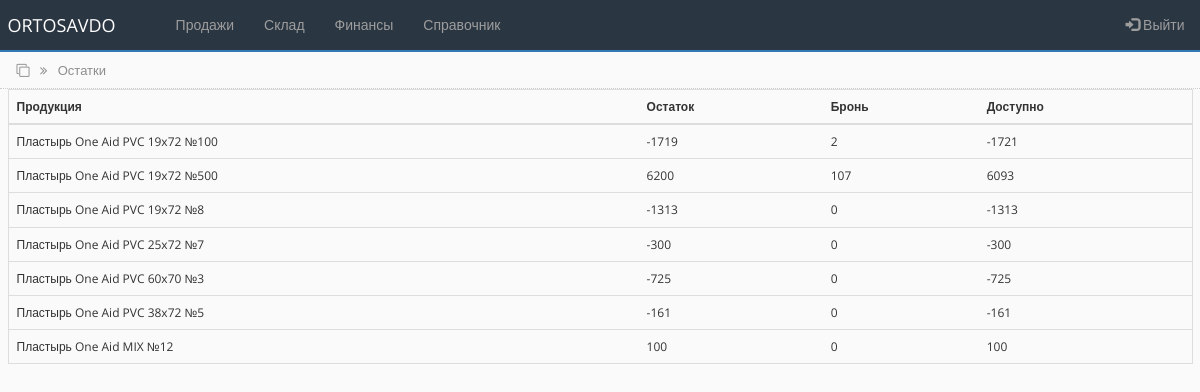
Before: /rest.php (signed in) with the older database file.
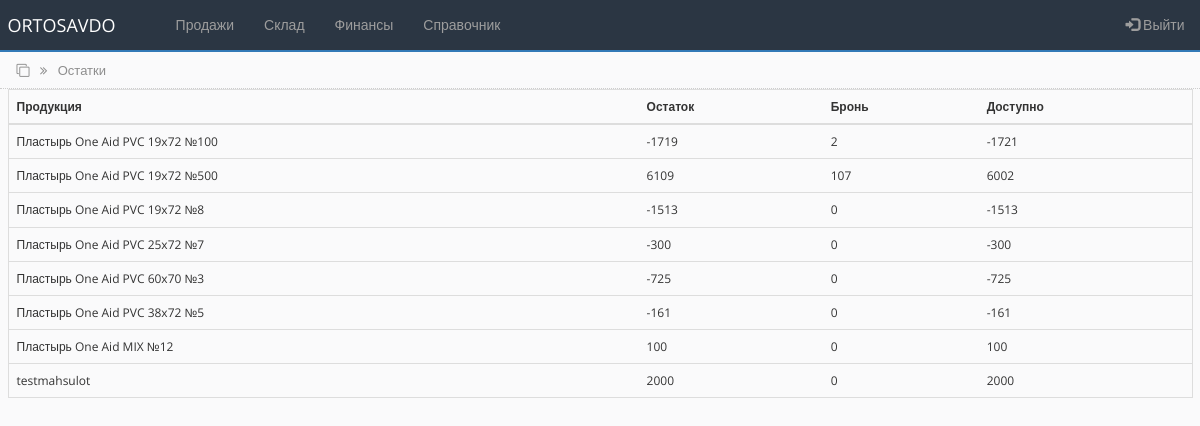
After: the same page with the newer database file.
### tables this page shows
CREATE TABLE `rest_tbl` (
  `id` int(100) NOT NULL,
  `prod_name` varchar(250) NOT NULL DEFAULT '0',
  `rest` int(100) NOT NULL DEFAULT '0',
  `bron` int(100) NOT NULL DEFAULT '0',
  `archived` int(100) NOT NULL DEFAULT '0'
);

### bot_lib.php (called while the page is built, shortened)
<?php
function get_data_rest_tbl($connect){
	$query = "SELECT * FROM rest_tbl WHERE rest != 0";
	$rs_result = mysqli_query ($connect, $query);
	return $rs_result;
}
?>

### rest.php (the view, shortened to what this page needs)
<?php
include('settings.php');
include('bot_lib.php');
?>
<!DOCTYPE html>
<html lang="en">
<head>
    <link rel="stylesheet" href="https://maxcdn.bootstrapcdn.com/bootstrap/3.4.1/css/bootstrap.min.css">
    <link rel="stylesheet" href="https://cdnjs.cloudflare.com/ajax/libs/font-awesome/4.7.0/css/font-awesome.min.css">
    <link rel="stylesheet" href="css/bootstrap-grid.min.css">
    <link rel="stylesheet" href="css/style.css">
</head>
<body>
<?php include 'partSite/nav.php'; ?>
<div class="page_name">
    <div class="container-fluid">
        <i class="fa fa-clone" aria-hidden="true"></i>
        <i class="fa fa-angle-double-right right_cus"></i>
        <span class="right_cus"> Остатки</span>
    </div>
</div>
<div class="all_table">
    <div class="container-fluid">
        <table class="table table-hover">
        <thead>
            <tr>
                <th scope="col">Продукция</th>
                <th scope="col">Остаток</th>
                <th scope="col">Бронь</th>
                <th scope="col">Доступно</th>
            </tr>
        </thead>
        <tbody>
<?php
    $get_data_rest_tbl = get_data_rest_tbl($connect);
    while ($row = mysqli_fetch_assoc($get_data_rest_tbl)) {
?>
            <tr>
            <td><?php echo $row['prod_name'];  ?></td>
            <td><?php echo $row['rest'];  ?></td>
            <td><?php echo $row['bron'];  ?></td>
            <td><?php echo $row['rest'] - $row['bron'];  ?></td>
            </tr>
<?php } ?>
        </tbody>
        </table>
    </div>
</div>
</body>
</html>

### partSite/nav.php (shortened to what this page needs)
<nav class="navbar navbar-inverse navbar-custom">
  <div class="container-fluid">
    <div class="navbar-header">
      <a class="navbar-brand" href="main.php">ORTOSAVDO</a>
    </div>
    <ul class="nav navbar-nav">
      <li><a href="#"></a></li>
      <li class="dropdown">
        <a class="dropdown-toggle" data-toggle="dropdown" href="#">Продажи</a>
      </li>
      <li class="dropdown">
        <a class="dropdown-toggle" data-toggle="dropdown" href="#">Склад</a>
      </li>
      <li class="dropdown">
        <a class="dropdown-toggle" data-toggle="dropdown" href="#">Финансы</a>
      </li>
      <li class="dropdown">
        <a class="dropdown-toggle" data-toggle="dropdown" href="#">Справочник</a>
      </li>
    </ul>
    <ul class="nav navbar-nav navbar-right r15" data-toggle="modal" data-target="#exampleModal">
      <li><a href="#"><span class="glyphicon glyphicon-log-in"></span> Выйти</a></li>
    </ul>
  </div>
</nav>

### css/style.css (style rules this page uses)
* { box-sizing:border-box;margin:0;padding:0;transition:all 0.01s }
body { background-color:#FAFAFB;font-family:"Open Sans",sans-serif;font-size:12px }
.r15 { margin-right:-7px }
.navbar-inverse .navbar-nav>li>a { color:#9d9d9d;font-size:14px }
.navbar-custom { background-color:#2B3643;border:none;border-radius:0%;border-bottom:solid 2px;border-bottom-color:#337ab7 }
.page_name { width:100%;height:37px;padding:9px;margin-top:-20px;border-bottom:1px dotted #CDCDCD;color:#8d8d8d;font-size:13px }
.right_cus { margin-left:7px }
.table { border-collapse:collapse;border:1px solid #dddddd;margin-bottom:0px;padding-top:10px }

Changed rows visible on the page:
changed rest_tbl "Пластырь One Aid PVC 19x72 №500": rest "6200" → "6109"; $row['rest'] - $row['bron'] "6093" → "6002"
changed rest_tbl "Пластырь One Aid PVC 19x72 №8": rest "-1313" → "-1513"; $row['rest']-$row['bron'] "-1313" → "-1513"
added rest_tbl: prod_name "testmahsulot", rest "2000", bron "0", $row['rest']-$row['bron'] "2000"
